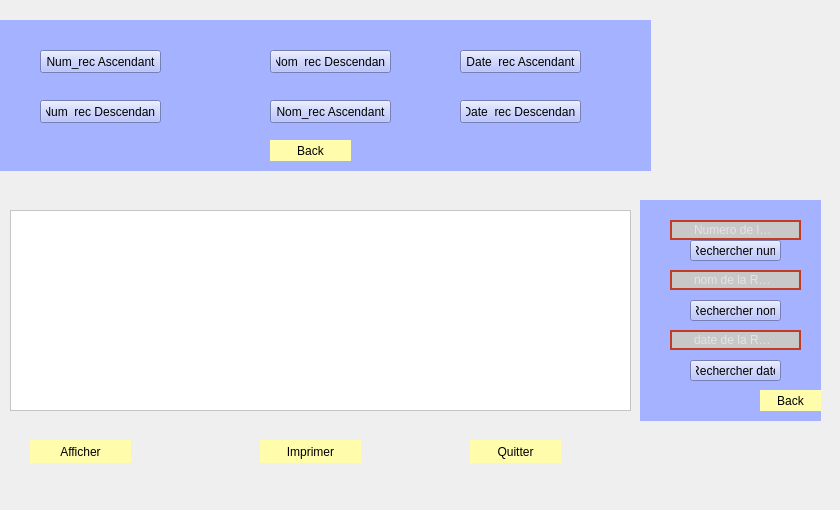
        <widget class="QWidget" name="tab_6">
         <attribute name="title">
          <string>Afficher Reclamations</string>
         </attribute>
         <widget class="QPushButton" name="pushButton_4">
          <property name="geometry">
           <rect>
            <x>470</x>
            <y>440</y>
            <width>91</width>
            <height>23</height>
           </rect>
          </property>
          <property name="styleSheet">
           <string notr="true">QPushButton
{
background-color:rgb(255, 252, 172);
border-radius:15px;}
QPushButton:hover
{
color:#333;
background:#49ebff;
background:rgb(200, 200, 200);
}</string>
          </property>
          <property name="text">
           <string>Quitter</string>
          </property>
         </widget>
         <widget class="QPushButton" name="pb_print1_rec">
          <property name="geometry">
           <rect>
            <x>260</x>
            <y>440</y>
            <width>101</width>
            <height>23</height>
           </rect>
          </property>
          <property name="styleSheet">
           <string notr="true">QPushButton
{
background-color:rgb(255, 252, 172);
border-radius:15px;}
QPushButton:hover
{
color:#333;
background:#49ebff;
background:rgb(200, 200, 200);
}</string>
          </property>
          <property name="text">
           <string>Imprimer</string>
          </property>
         </widget>
         <widget class="QTableView" name="tab_reclamation">
          <property name="geometry">
           <rect>
            <x>10</x>
            <y>210</y>
            <width>621</width>
            <height>201</height>
           </rect>
          </property>
          <property name="styleSheet">
           <string notr="true">background-color: rgb(255, 255, 255);</string>
          </property>
         </widget>
         <widget class="QPushButton" name="pb_afficher_rec">
          <property name="geometry">
           <rect>
            <x>30</x>
            <y>440</y>
            <width>101</width>
            <height>23</height>
           </rect>
          </property>
          <property name="styleSheet">
           <string notr="true">QPushButton
{
background-color:rgb(255, 252, 172);
border-radius:15px;}
QPushButton:hover
{
color:#333;
background:#49ebff;
background:rgb(200, 200, 200);
}</string>
          </property>
          <property name="text">
           <string>Afficher</string>
          </property>
         </widget>
         <widget class="QLabel" name="label_13">
          <property name="geometry">
           <rect>
            <x>740</x>
            <y>430</y>
            <width>91</width>
            <height>71</height>
           </rect>
          </property>
          <property name="styleSheet">
           <string notr="true">image: url(:/128600931_1102401160197019_8051103514919619627_n.png);</string>
          </property>
          <property name="text">
           <string/>
          </property>
          <property name="pixmap">
           <pixmap>../../Downloads/128600931_1102401160197019_8051103514919619627_n.png</pixmap>
          </property>
          <property name="scaledContents">
           <bool>true</bool>
          </property>
          <property name="wordWrap">
           <bool>false</bool>
          </property>
          <property name="openExternalLinks">
           <bool>false</bool>
          </property>
         </widget>
         <widget class="QStackedWidget" name="widgettrie_2">
          <property name="geometry">
           <rect>
            <x>0</x>
            <y>20</y>
            <width>651</width>
            <height>151</height>
           </rect>
          </property>
          <property name="styleSheet">
           <string notr="true">background-color: rgb(164, 178, 255);</string>
          </property>
          <property name="currentIndex">
           <number>1</number>
          </property>
          <widget class="QWidget" name="page_26">
           <widget class="QPushButton" name="Trie_2">
            <property name="geometry">
             <rect>
              <x>290</x>
              <y>50</y>
              <width>91</width>
              <height>23</height>
             </rect>
            </property>
            <property name="styleSheet">
             <string notr="true">QPushButton
{
background-color:rgb(255, 252, 172);
border-radius:15px;}
QPushButton:hover
{
color:#333;
background:#49ebff;
background:rgb(200, 200, 200);
}</string>
            </property>
            <property name="text">
             <string>Trier</string>
            </property>
           </widget>
          </widget>
          <widget class="QWidget" name="page_27">
           <widget class="QPushButton" name="pushButton_47">
            <property name="geometry">
             <rect>
              <x>270</x>
              <y>120</y>
              <width>81</width>
              <height>21</height>
             </rect>
            </property>
            <property name="styleSheet">
             <string notr="true">QPushButton
{
background-color:rgb(255, 252, 172);
border-radius:15px;}
QPushButton:hover
{
color:#333;
background:#49ebff;
background:rgb(200, 200, 200);
}</string>
            </property>
            <property name="text">
             <string>Back</string>
            </property>
           </widget>
           <widget class="QPushButton" name="pb_tri_DateDescendant_rec">
            <property name="geometry">
             <rect>
              <x>460</x>
              <y>80</y>
              <width>121</width>
              <height>23</height>
             </rect>
            </property>
            <property name="styleSheet">
             <string notr="true">QPushButton {
padding: 5px;

}
QPushButton:hover
{
color :white;
}</string>
            </property>
            <property name="text">
             <string>Date_rec Descendant</string>
            </property>
           </widget>
           <widget class="QPushButton" name="pb_asc_tri_rec">
            <property name="geometry">
             <rect>
              <x>40</x>
              <y>30</y>
              <width>121</width>
              <height>23</height>
             </rect>
            </property>
            <property name="styleSheet">
             <string notr="true"> QLineEdit
{
border:2px solid rgb(194, 59, 36);
border-radius:20px;
color:#FFF;
padding-left :20px;
padding-right :20px;
background-color:rgb(200, 200, 200);

}
QLineEdit:hover
{
border: 2px solid rgb(0,0,0);
background-color:rgb(115, 115, 115) ;
}
QLineEdit:focus
{
border:2px solid rgb(0,0,0);
background-color: rgb(121, 121, 121);
}</string>
            </property>
            <property name="text">
             <string>Num_rec Ascendant</string>
            </property>
           </widget>
           <widget class="QPushButton" name="pb_desc_tri_rec">
            <property name="geometry">
             <rect>
              <x>40</x>
              <y>80</y>
              <width>121</width>
              <height>23</height>
             </rect>
            </property>
            <property name="styleSheet">
             <string notr="true">QPushButton {
padding: 5px;

}
QPushButton:hover
{
color :white;
}</string>
            </property>
            <property name="text">
             <string>Num_rec Descendant</string>
            </property>
           </widget>
           <widget class="QPushButton" name="pb_tri_NomCroissant_rec">
            <property name="geometry">
             <rect>
              <x>270</x>
              <y>80</y>
              <width>121</width>
              <height>23</height>
             </rect>
            </property>
            <property name="styleSheet">
             <string notr="true"> QLineEdit
{
border:2px solid rgb(194, 59, 36);
border-radius:20px;
color:#FFF;
padding-left :20px;
padding-right :20px;
background-color:rgb(200, 200, 200);

}
QLineEdit:hover
{
border: 2px solid rgb(0,0,0);
background-color:rgb(115, 115, 115) ;
}
QLineEdit:focus
{
border:2px solid rgb(0,0,0);
background-color: rgb(121, 121, 121);
}</string>
            </property>
            <property name="text">
             <string>Nom_rec Ascendant</string>
            </property>
           </widget>
           <widget class="QPushButton" name="pb_tri_NomDeCroissant_rec">
            <property name="geometry">
             <rect>
              <x>270</x>
              <y>30</y>
              <width>121</width>
              <height>23</height>
             </rect>
            </property>
            <property name="styleSheet">
             <string notr="true">QPushButton {
padding: 5px;

}
QPushButton:hover
{
color :white;
}</string>
            </property>
            <property name="text">
             <string>Nom_rec Descendant</string>
            </property>
           </widget>
           <widget class="QPushButton" name="pb_tri_DateAscendant_rec">
            <property name="geometry">
             <rect>
              <x>460</x>
              <y>30</y>
              <width>121</width>
              <height>23</height>
             </rect>
            </property>
            <property name="styleSheet">
             <string notr="true">QPushButton {
padding: 5px;

}
QPushButton:hover
{
color :white;
}</string>
            </property>
            <property name="text">
             <string>Date_rec Ascendant</string>
            </property>
           </widget>
          </widget>
         </widget>
         <widget class="QStackedWidget" name="widgetrecherche_2">
          <property name="geometry">
           <rect>
            <x>640</x>
            <y>200</y>
            <width>181</width>
            <height>221</height>
           </rect>
          </property>
          <property name="styleSheet">
           <string notr="true">background-color: rgb(164, 178, 255);</string>
          </property>
          <property name="currentIndex">
           <number>1</number>
          </property>
          <widget class="QWidget" name="page_28">
           <widget class="QPushButton" name="Rechercher_2">
            <property name="geometry">
             <rect>
              <x>50</x>
              <y>70</y>
              <width>81</width>
              <height>23</height>
             </rect>
            </property>
            <property name="styleSheet">
             <string notr="true">QPushButton
{
background-color:rgb(255, 252, 172);
border-radius:15px;}
QPushButton:hover
{
color:#333;
background:#49ebff;
background:rgb(200, 200, 200);
}</string>
            </property>
            <property name="text">
             <string>Rechercher</string>
            </property>
           </widget>
          </widget>
          <widget class="QWidget" name="page_29">
           <widget class="QPushButton" name="pushButton_48">
            <property name="geometry">
             <rect>
              <x>120</x>
              <y>190</y>
              <width>61</width>
              <height>21</height>
             </rect>
            </property>
            <property name="styleSheet">
             <string notr="true">QPushButton
{
background-color:rgb(255, 252, 172);
border-radius:15px;}
QPushButton:hover
{
color:#333;
background:#49ebff;
background:rgb(200, 200, 200);
}</string>
            </property>
            <property name="text">
             <string>Back</string>
            </property>
           </widget>
           <widget class="QLineEdit" name="lineEdit_num_Rec">
            <property name="geometry">
             <rect>
              <x>30</x>
              <y>20</y>
              <width>131</width>
              <height>20</height>
             </rect>
            </property>
            <property name="styleSheet">
             <string notr="true"> QLineEdit
{
border:2px solid rgb(194, 59, 36);
border-radius:20px;
color:#FFF;
padding-left :20px;
padding-right :20px;
background-color:rgb(200, 200, 200);

}
QLineEdit:hover
{
border: 2px solid rgb(0,0,0);
background-color:rgb(115, 115, 115) ;
}
QLineEdit:focus
{
border:2px solid rgb(0,0,0);
background-color: rgb(121, 121, 121);
}</string>
            </property>
            <property name="placeholderText">
             <string>Numero de la Reclamation</string>
            </property>
           </widget>
           <widget class="QPushButton" name="pb_afficher_reclamation">
            <property name="geometry">
             <rect>
              <x>50</x>
              <y>40</y>
              <width>91</width>
              <height>21</height>
             </rect>
            </property>
            <property name="styleSheet">
             <string notr="true">QPushButton {
padding: 5px;

}
QPushButton:hover
{
color :white;
}</string>
            </property>
            <property name="text">
             <string>Rechercher num</string>
            </property>
           </widget>
           <widget class="QLineEdit" name="lineEdit_num_Rec_2">
            <property name="geometry">
             <rect>
              <x>30</x>
              <y>70</y>
              <width>131</width>
              <height>20</height>
             </rect>
            </property>
            <property name="styleSheet">
             <string notr="true"> QLineEdit
{
border:2px solid rgb(194, 59, 36);
border-radius:20px;
color:#FFF;
padding-left :20px;
padding-right :20px;
background-color:rgb(200, 200, 200);

}
QLineEdit:hover
{
border: 2px solid rgb(0,0,0);
background-color:rgb(115, 115, 115) ;
}
QLineEdit:focus
{
border:2px solid rgb(0,0,0);
background-color: rgb(121, 121, 121);
}</string>
            </property>
            <property name="placeholderText">
             <string>nom de la Reclamation</string>
            </property>
           </widget>
           <widget class="QPushButton" name="pb_afficher_reclamation_2">
            <property name="geometry">
             <rect>
              <x>50</x>
              <y>100</y>
              <width>91</width>
              <height>21</height>
             </rect>
            </property>
            <property name="styleSheet">
             <string notr="true">QPushButton {
padding: 5px;

}
QPushButton:hover
{
color :white;
}</string>
            </property>
            <property name="text">
             <string>Rechercher nom</string>
            </property>
           </widget>
           <widget class="QLineEdit" name="lineEdit_num_Rec_3">
            <property name="geometry">
             <rect>
              <x>30</x>
              <y>130</y>
              <width>131</width>
              <height>20</height>
             </rect>
            </property>
            <property name="styleSheet">
             <string notr="true"> QLineEdit
{
border:2px solid rgb(194, 59, 36);
border-radius:20px;
color:#FFF;
padding-left :20px;
padding-right :20px;
background-color:rgb(200, 200, 200);

}
QLineEdit:hover
{
border: 2px solid rgb(0,0,0);
background-color:rgb(115, 115, 115) ;
}
QLineEdit:focus
{
border:2px solid rgb(0,0,0);
background-color: rgb(121, 121, 121);
}</string>
            </property>
            <property name="placeholderText">
             <string>date de la Reclamation</string>
            </property>
           </widget>
           <widget class="QPushButton" name="pb_afficher_reclamation_3">
            <property name="geometry">
             <rect>
              <x>50</x>
              <y>160</y>
              <width>91</width>
              <height>21</height>
             </rect>
            </property>
            <property name="styleSheet">
             <string notr="true">QPushButton {
padding: 5px;

}
QPushButton:hover
{
color :white;
}</string>
            </property>
            <property name="text">
             <string>Rechercher date</string>
            </property>
           </widget>
          </widget>
         </widget>
        </widget>
